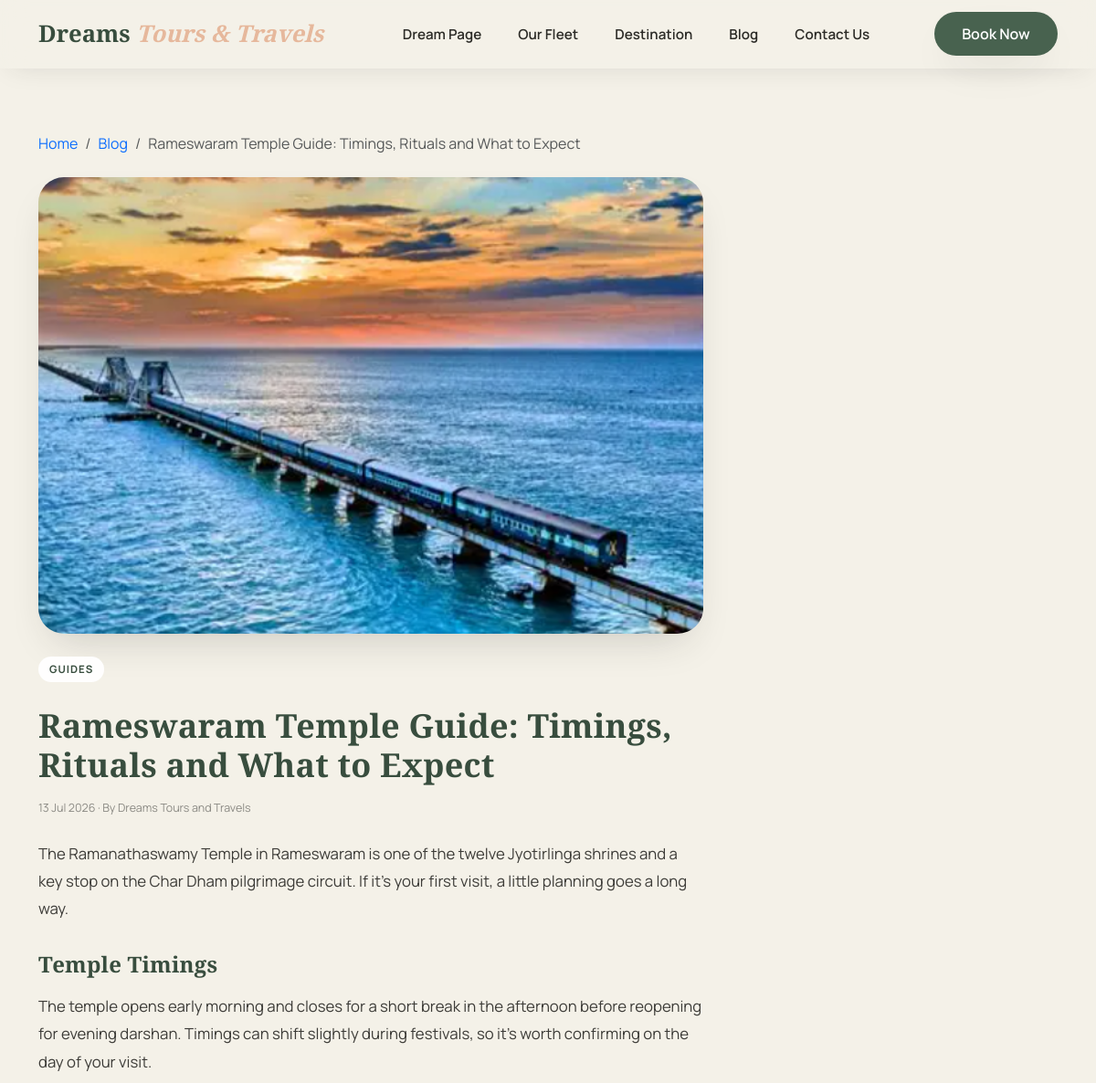
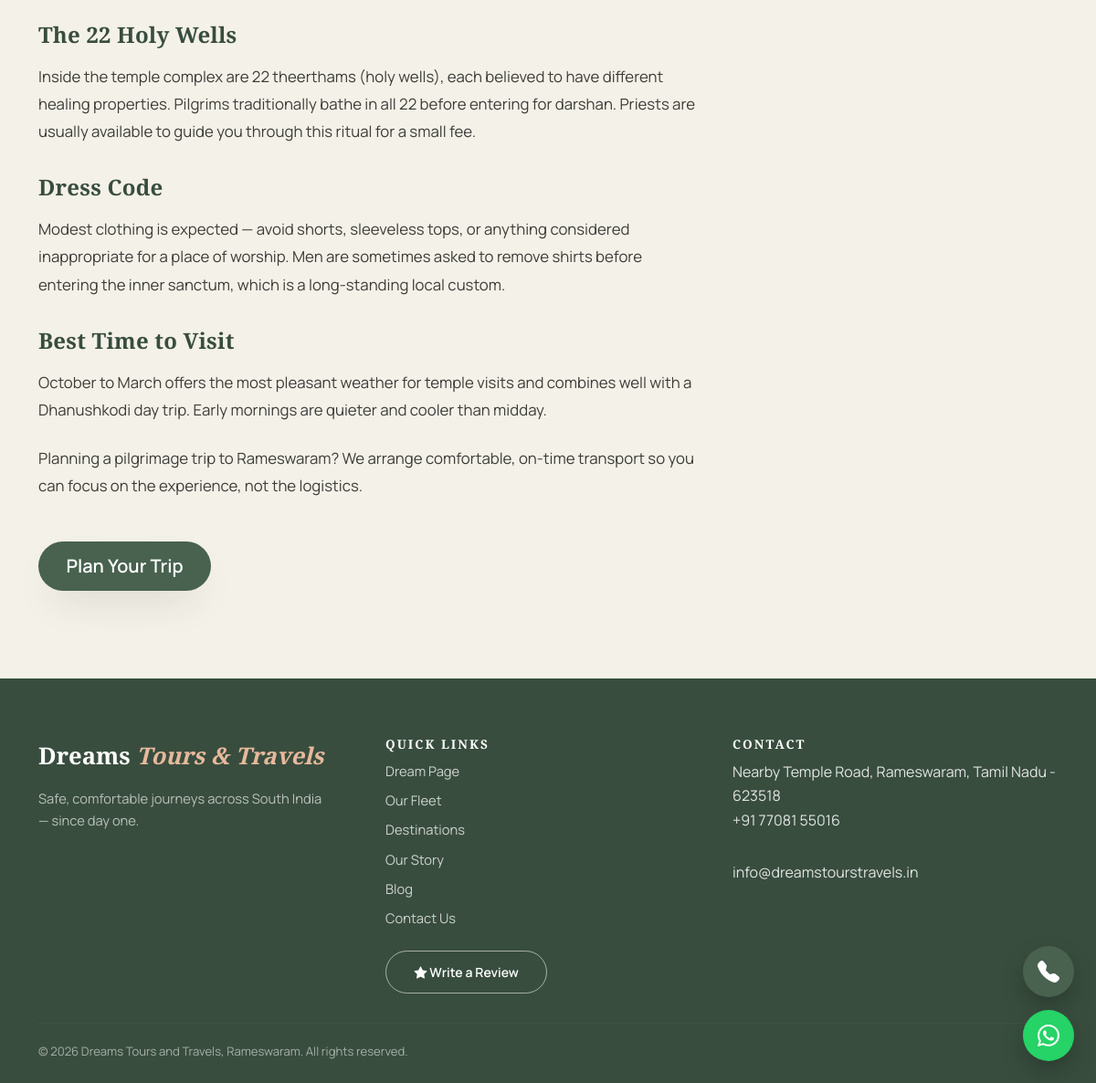
Screenshot of /blog/rameswaram-temple-guide-timings-rituals-and-what-to-expect/ with the database file from the repository (2 pictures, top to bottom).
### core/models.py (models this page shows, shortened)
class TimeStampedModel(models.Model):
    created_at = models.DateTimeField(auto_now_add=True)
    updated_at = models.DateTimeField(auto_now=True)
    class Meta:
        abstract = True

class BlogPost(TimeStampedModel):
    title = models.CharField(max_length=200)
    slug = models.SlugField(max_length=220, unique=True, blank=True)
    category = models.ForeignKey(
        BlogCategory, on_delete=models.SET_NULL, null=True, blank=True, related_name="posts"
    )
    featured_image = models.ImageField(upload_to="blog/", help_text="Recommended: 1200x800 WebP/JPG")
    excerpt = models.CharField(max_length=220, help_text="Short summary shown on blog cards")
    content = models.TextField(
        help_text="Full article content. Basic HTML allowed: <p>, <h2>, <strong>, <em>, <ul>/<li>, <a>, <img>"
    )
    author = models.CharField(max_length=100, default="Dreams Tours and Travels")
    published_date = models.DateField(default=timezone.now)
    is_published = models.BooleanField(default=False, help_text="Uncheck to keep this post as a draft")
    is_featured = models.BooleanField(default=False, help_text="Show on Home page (max 3 recommended)")
    meta_title = models.CharField(max_length=70, blank=True, help_text="Leave blank to auto-generate")
    meta_description = models.CharField(max_length=160, blank=True, help_text="Leave blank to auto-generate")
    display_order = models.PositiveIntegerField(default=0)
    class Meta:
        ordering = ["-published_date", "display_order"]
        verbose_name = "Blog Post"
        verbose_name_plural = "Blog — Posts"
    def get_meta_title(self):
        return self.meta_title or f"{self.title} | Dreams Tours and Travels Blog"
    def get_meta_description(self):
        return self.meta_description or self.excerpt

class BlogCategory(TimeStampedModel):
    name = models.CharField(max_length=50, unique=True)
    slug = models.SlugField(max_length=60, unique=True, blank=True)
    display_order = models.PositiveIntegerField(default=0)
    class Meta:
        ordering = ["display_order", "name"]
        verbose_name = "Blog Category"
        verbose_name_plural = "Blog — Categories"

### core/views.py (the view)
# urls.py: path("blog/<slug:slug>/", views.blog_detail, name="blog_detail"),
def blog_detail(request, slug):
    post = get_object_or_404(BlogPost, slug=slug, is_published=True)
    related_posts = BlogPost.objects.filter(is_published=True).exclude(pk=post.pk)
    if post.category:
        related_posts = related_posts.filter(category=post.category)
    related_posts = related_posts[:3]
    context = {
        "meta_title": post.get_meta_title(),
        "meta_description": post.get_meta_description(),
        "canonical_path": f"/blog/{post.slug}/",
        "post": post,
        "related_posts": related_posts,
    }
    return render(request, "core/blog_detail.html", context)

### core/context_processors.py (called while the page is built)
def company_info(request):
    return {
        "COMPANY_NAME": "Dreams Tours and Travels",
        "COMPANY_PHONE": "7708155016",
        "COMPANY_PHONE_DISPLAY": "+91 77081 55016",
        "COMPANY_WHATSAPP_LINK": "https://wa.me/917708155016",
        "COMPANY_EMAIL": "info@dreamstourstravels.in",
        "COMPANY_ADDRESS_LINE1": "Nearby Temple Road",
        "COMPANY_ADDRESS_LINE2": "Rameswaram, Tamil Nadu - 623518",
        "COMPANY_CITY": "Rameswaram",
        "SITE_URL": getattr(settings, "SITE_URL", "https://www.dreamstourstravels.in"),
        "GOOGLE_MAP_EMBED": (
            "https://www.google.com/maps/embed?pb=!1m18!1m12!1m3!1d3917.0!2d79.3129!3d9.2876"
            "!2m3!1f0!2f0!3f0!3m2!1i1024!2i768!4f13.1!3m3!1m2!1s0x0%3A0x0!2sRameswaram%2C+Tamil+Nadu!5e0!3m2!1sen!2sin"
        ),
    }

### templates/core/blog_detail.html (shortened to what this page needs)
{% extends "base.html" %}
{% load static %}
{% block content %}
<section class="dt-section" style="padding-top: 9rem;">
  <div class="container">
    <nav aria-label="breadcrumb" class="mb-4" data-aos="fade-up">
      <ol class="breadcrumb">
        <li class="breadcrumb-item"><a href="{% url 'core:home' %}">Home</a></li>
        <li class="breadcrumb-item"><a href="{% url 'core:blog_list' %}">Blog</a></li>
        <li class="breadcrumb-item active" aria-current="page">{{ post.title }}</li>
      </ol>
    </nav>
    <div class="row g-5">
      <div class="col-lg-8" data-aos="fade-up">
        {% if post.featured_image %}
        <img src="{{ post.featured_image.url }}" alt="{{ post.title }}" loading="lazy" width="800" height="500"
             class="w-100 mb-4" style="border-radius: var(--dt-radius-lg); box-shadow: var(--dt-shadow-soft); aspect-ratio: 16/10; object-fit: cover;">
        {% endif %}
        {% if post.category %}
        <span class="dt-card-badge" style="position:static; display:inline-block; margin-bottom:1rem;">{{ post.category.name }}</span>
        {% endif %}
        <h1 class="dt-section-title" style="font-size: clamp(1.8rem, 3vw, 2.4rem);">{{ post.title }}</h1>
        <p class="dt-blog-date mb-4">{{ post.published_date|date:"d M Y" }} · By {{ post.author }}</p>
        <div class="dt-blog-content">{{ post.content|safe }}</div>
        <a href="{% url 'core:contact' %}" class="btn dt-btn-primary btn-lg mt-4">Plan Your Trip</a>
      </div>
      <div class="col-lg-4" data-aos="fade-left">
      </div>
    </div>
  </div>
</section>
{% endblock %}

### static/css/style.css (style rules this page uses)
:root { --dt-primary: #48624F; --dt-primary-dark: #384D3E; --dt-secondary: #A7B69D; --dt-bg: #F4F1E8; --dt-accent: #E6B89C; --dt-ink: #2B2A26; --dt-white: #FFFFFF; --dt-font-heading: 'Cormorant Garamond', serif; --dt-font-body: 'Manrope', sans-serif; --dt-radius-sm: 10px; --dt-radius-md: 18px; --dt-radius-lg: 28px; --dt-shadow-soft: 0 20px 45px -18px rgba(43, 42, 38, 0.22); --dt-shadow-lift: 0 28px 60px -20px rgba(72, 98, 79, 0.35); --dt-space-section: clamp(4rem, 8vw, 8rem); }
* { box-sizing: border-box; }
html { scroll-behavior: smooth; }
body { font-family: var(--dt-font-body); color: var(--dt-ink); background: var(--dt-bg); line-height: 1.65; -webkit-font-smoothing: antialiased; }
h1, h2, h3, h4, .dt-display { font-family: var(--dt-font-heading); font-weight: 600; color: var(--dt-primary-dark); letter-spacing: 0.2px; }
a { text-decoration: none; }
.btn { font-family: var(--dt-font-body); font-weight: 600; border-radius: 999px; padding: 0.75rem 1.9rem; transition: transform 0.25s ease, box-shadow 0.25s ease, background 0.25s ease; }
.dt-btn-primary, .dt-btn-cta { background: var(--dt-primary); color: #fff !important; border: none; box-shadow: var(--dt-shadow-soft); }
.dt-section { padding: var(--dt-space-section) 0; }
.dt-section-title { font-size: clamp(2rem, 3.4vw, 2.9rem); margin: 0.6rem 0 1rem; }
.dt-card-badge { position: absolute; top: 14px; left: 14px; background: rgba(255,255,255,0.92); color: var(--dt-primary-dark); font-size: 0.72rem; font-weight: 700; letter-spacing: 1px; text-transform: uppercase; padding: 0.3rem 0.75rem; border-radius: 999px; }
.dt-blog-date { font-size: 0.78rem; color: #8B8A84; margin-bottom: 0.3rem; }
.dt-blog-content { font-size: 1.05rem; color: #3D3C38; line-height: 1.8; }
.dt-blog-content p { margin-bottom: 1.4rem; }
.dt-blog-content h2 { font-size: 1.5rem; margin: 2rem 0 1rem; }

### rows the page displays
BlogPost: title "Rameswaram Temple Guide: Timings, Rituals and What to Expect", featured_image (picture), category.name "GUIDES", published_date "13 Jul 2026", author "Dreams Tours and Travels", content "The Ramanathaswamy Temple in Rameswaram is one of the twelve Jyotirlinga shrines and a key stop on the Char Dham pilgrimage circuit. If it's your first visit, a little planning goes a long way. Temple Timings The temple opens early morning and closes for a short break in the afternoon before reopening for evening darshan. Timings can shift slightly during festivals, so it's worth confirming on the day of your visit. The 22 Holy Wells Inside the temple complex are 22 theerthams (holy wells), each believed to have different healing properties. Pilgrims traditionally bathe in all 22 before entering for darshan. Priests are usually available to guide you through this ritual for a small fee.…"

### other values shown
{{ COMPANY_ADDRESS_LINE1 }} "Nearby Temple Road"
{{ COMPANY_ADDRESS_LINE2 }} "Rameswaram, Tamil Nadu - 623518"
{{ COMPANY_PHONE_DISPLAY }} "+91 77081 55016"
{{ COMPANY_EMAIL }} "info@dreamstourstravels.in"
